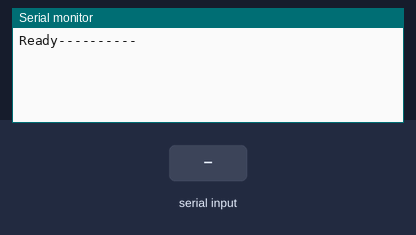
Simulated run of this sketch. Board: Arduino Uno, built with avr-gcc and run on an emulated ATmega328P. Shown: the last lines printed to the serial monitor. The inputs (shaded band) are chosen by the test bench.

Above: at 1.2 s.
1.3 s: "90,45\n" received over Serial
At 2.4 s:
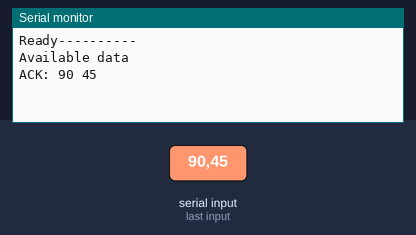
2.8 s: "30,150\n" received over Serial
At 3.5 s:
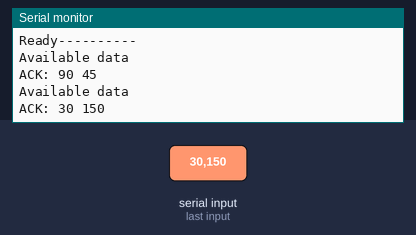

Measured:
- after the input at 1.3 s, the serial monitor: prints a new line at once (image 1)
- after the input at 2.8 s, the serial monitor: prints a new line at once (image 2)

The sketch:

Generate_PPM_signal_nodelay.ino
```cpp
//this programm will put out a PPM signal

//////////////////////CONFIGURATION///////////////////////////////
#define chanel_number 4  //set the number of chanels
#define default_servo_value 1500  //set the default servo value
#define PPM_FrLen 22500  //set the PPM frame length in microseconds (1ms = 1000µs)
#define PPM_PulseLen 300  //set the pulse length
#define onState 1  //set polarity of the pulses: 1 is positive, 0 is negative
#define sigPin 2  //set PPM signal output pin on the arduino
//////////////////////////////////////////////////////////////////


/*this array holds the servo values for the ppm signal
 change theese values in your code (usually servo values move between 1000 and 2000)*/
int ppm[chanel_number];

void setup(){

  //initiallize default ppm values
  for(int i=0; i<chanel_number; i++){
    ppm[i]= default_servo_value;
  }

  pinMode(sigPin, OUTPUT);
  digitalWrite(sigPin, !onState);  //set the PPM signal pin to the default state (off)

  cli();
  TCCR1A = 0; // set entire TCCR1 register to 0
  TCCR1B = 0;

  OCR1A = 100;  // compare match register, change this
  TCCR1B |= (1 << WGM12);  // turn on CTC mode
  TCCR1B |= (1 << CS11);  // 8 prescaler: 0,5 microseconds at 16mhz
  TIMSK1 |= (1 << OCIE1A); // enable timer compare interrupt
  sei();

  Serial.begin(9600);
  Serial.println("Ready----------");
}

void loop(){

  // if there's any serial available, read it:
 while(Serial.available() > 0){

    Serial.println("Available data");

    // look for the next valid integer in the incoming serial stream:
    int ch1 = Serial.parseInt();

    int ch2 = Serial.parseInt();

    // look for the newline. That's the end of your sentence:
    if (Serial.read() == '\n') {

      ppm[0] = ch1;
      ppm[1] = ch2;

      Serial.print("ACK: ");
      Serial.print(ch1);
      Serial.print(" ");
      Serial.println(ch2);
    }
  }
}

ISR(TIMER1_COMPA_vect){  //leave this alone
  static boolean state = true;

  TCNT1 = 0;

  if(state) {  //start pulse
    digitalWrite(sigPin, onState);
    OCR1A = PPM_PulseLen * 2;
    state = false;
  }
  else{  //end pulse and calculate when to start the next pulse
    static byte cur_chan_numb;
    static unsigned int calc_rest;

    digitalWrite(sigPin, !onState);
    state = true;

    if(cur_chan_numb >= chanel_number){
      cur_chan_numb = 0;
      calc_rest = calc_rest + PPM_PulseLen;//
      OCR1A = (PPM_FrLen - calc_rest) * 2;
      calc_rest = 0;
    }
    else{
      OCR1A = (ppm[cur_chan_numb] - PPM_PulseLen) * 2;
      calc_rest = calc_rest + ppm[cur_chan_numb];
      cur_chan_numb++;
    }
  }
}
```
